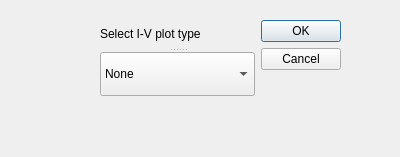
<?xml version="1.0" encoding="UTF-8"?>
<ui version="4.0">
 <class>pltTypeDlg</class>
 <widget class="QDialog" name="pltTypeDlg">
  <property name="windowModality">
   <enum>Qt::WindowModal</enum>
  </property>
  <property name="geometry">
   <rect>
    <x>0</x>
    <y>0</y>
    <width>400</width>
    <height>157</height>
   </rect>
  </property>
  <property name="windowTitle">
   <string>Select plot type</string>
  </property>
  <property name="locale">
   <locale language="Spanish" country="LatinAmericaAndTheCaribbean"/>
  </property>
  <widget class="QWidget" name="">
   <property name="geometry">
    <rect>
     <x>100</x>
     <y>20</y>
     <width>241</width>
     <height>76</height>
    </rect>
   </property>
   <layout class="QGridLayout" name="gridLayout">
    <item row="0" column="0">
     <widget class="QSplitter" name="splitter">
      <property name="orientation">
       <enum>Qt::Vertical</enum>
      </property>
      <widget class="QLabel" name="label">
       <property name="text">
        <string>Select I-V plot type</string>
       </property>
       <property name="buddy">
        <cstring>pltTypecomboBox</cstring>
       </property>
      </widget>
      <widget class="QComboBox" name="pltTypecomboBox">
       <item>
        <property name="text">
         <string>None</string>
        </property>
       </item>
       <item>
        <property name="text">
         <string>Dark I-V</string>
        </property>
       </item>
       <item>
        <property name="text">
         <string>Illuminated I-V</string>
        </property>
       </item>
      </widget>
     </widget>
    </item>
    <item row="0" column="1">
     <widget class="QDialogButtonBox" name="buttonBox">
      <property name="orientation">
       <enum>Qt::Vertical</enum>
      </property>
      <property name="standardButtons">
       <set>QDialogButtonBox::Cancel|QDialogButtonBox::Ok</set>
      </property>
     </widget>
    </item>
   </layout>
  </widget>
 </widget>
 <resources/>
 <connections>
  <connection>
   <sender>buttonBox</sender>
   <signal>accepted()</signal>
   <receiver>pltTypeDlg</receiver>
   <slot>accept()</slot>
   <hints>
    <hint type="sourcelabel">
     <x>248</x>
     <y>254</y>
    </hint>
    <hint type="destinationlabel">
     <x>157</x>
     <y>274</y>
    </hint>
   </hints>
  </connection>
  <connection>
   <sender>buttonBox</sender>
   <signal>rejected()</signal>
   <receiver>pltTypeDlg</receiver>
   <slot>reject()</slot>
   <hints>
    <hint type="sourcelabel">
     <x>316</x>
     <y>260</y>
    </hint>
    <hint type="destinationlabel">
     <x>286</x>
     <y>274</y>
    </hint>
   </hints>
  </connection>
 </connections>
</ui>
